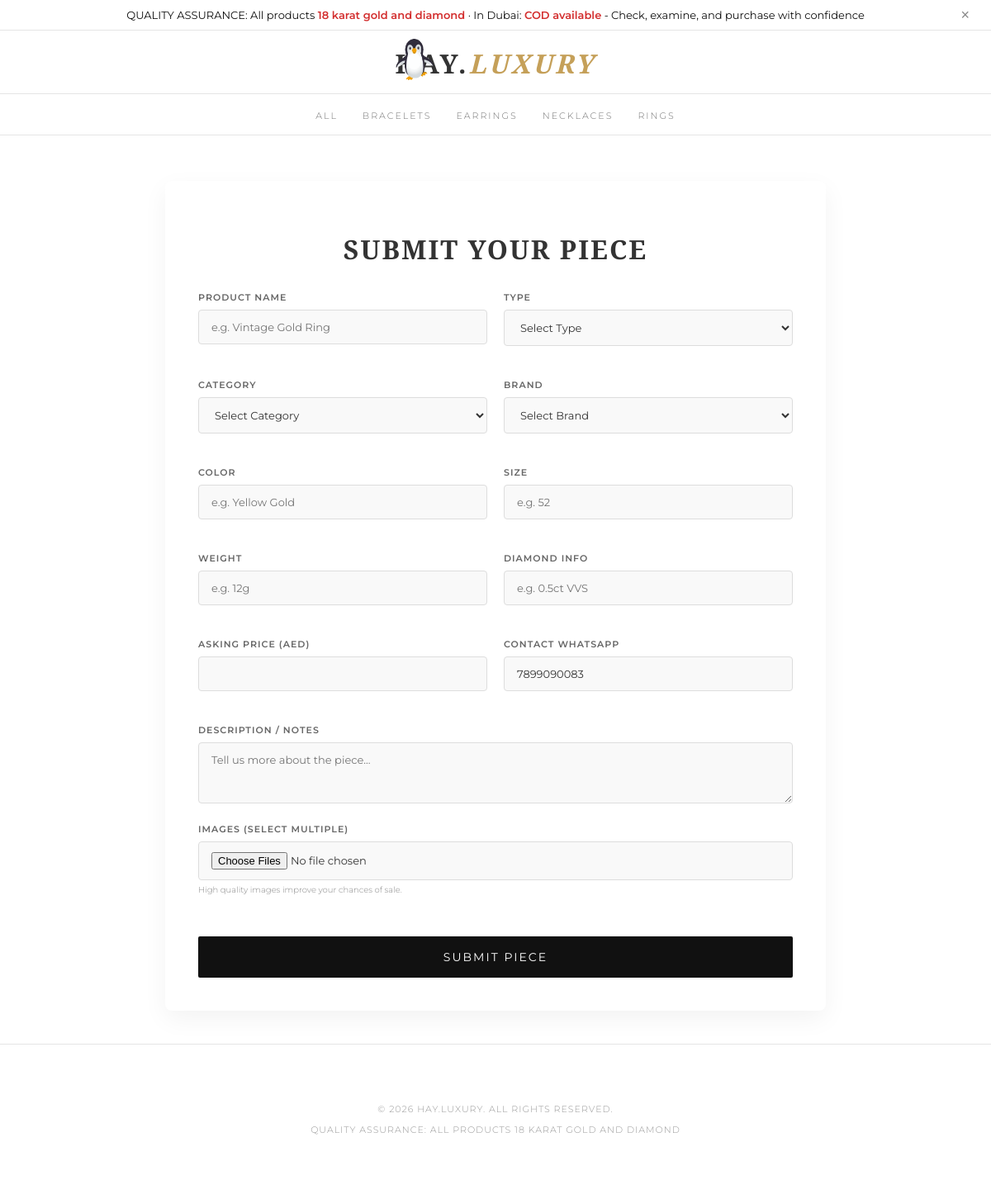
/submit_product.php, run on the app's committed database.
### tables this page shows
CREATE TABLE `categories` (
  `id` int(11) NOT NULL,
  `name` varchar(255) NOT NULL,
  `slug` varchar(255) NOT NULL,
  `created_at` timestamp NOT NULL DEFAULT current_timestamp()
);

### submit_product.php (the view, shortened to what this page needs)
<?php
include 'includes/header.php';
?>
<div class="product-table-container" style="max-width: 800px; margin: 40px auto; background: #fff; padding: 40px; border-radius: 8px; box-shadow: 0 10px 30px rgba(0,0,0,0.05);">
    <h1 style="font-family: var(--font-heading); text-align: center; margin-bottom: 30px; letter-spacing: 2px;">SUBMIT YOUR PIECE</h1>
    <form method="POST" enctype="multipart/form-data">
        <div style="display: grid; grid-template-columns: 1fr 1fr; gap: 20px;">
            <div class="form-group">
                <label>PRODUCT NAME</label>
                <input type="text" name="name" class="form-control" required placeholder="e.g. Vintage Gold Ring">
            </div>
            <div class="form-group">
                <label>TYPE</label>
                <select name="type" class="form-control" required>
                    <option value="">Select Type</option>
                </select>
            </div>
            <div class="form-group">
                <label>CATEGORY</label>
                <select name="category_id" class="form-control" required>
                    <option value="">Select Category</option>
                </select>
            </div>
            <div class="form-group">
                <label>BRAND</label>
                <select name="brand_id" class="form-control" required>
                    <option value="">Select Brand</option>
                </select>
            </div>
            <div class="form-group">
                <label>COLOR</label>
                <input type="text" name="color" class="form-control" placeholder="e.g. Yellow Gold">
            </div>
            <div class="form-group">
                <label>SIZE</label>
                <input type="text" name="size" class="form-control" placeholder="e.g. 52">
            </div>
            <div class="form-group">
                <label>WEIGHT</label>
                <input type="text" name="weight" class="form-control" placeholder="e.g. 12g">
            </div>
            <div class="form-group">
                <label>DIAMOND INFO</label>
                <input type="text" name="diamond_info" class="form-control" placeholder="e.g. 0.5ct VVS">
            </div>
            <div class="form-group">
                <label>ASKING PRICE (AED)</label>
                <input type="number" step="0.01" name="price" class="form-control" required>
            </div>
            <div class="form-group">
                <label>CONTACT WHATSAPP</label>
                <input type="text" name="whatsapp" class="form-control" required value="7899090083">
            </div>
        </div>
        <div class="form-group" style="margin-top: 20px;">
            <label>DESCRIPTION / NOTES</label>
            <textarea name="description" class="form-control" rows="3" placeholder="Tell us more about the piece..."></textarea>
        </div>
        <div class="form-group" style="margin-top: 20px;">
            <label>IMAGES (SELECT MULTIPLE)</label>
            <input type="file" name="images[]" class="form-control" required accept="image/*" multiple>
            <small style="color: #888; font-size: 10px; margin-top: 5px; display: block;">High quality images improve your chances of sale.</small>
        </div>
        <button type="submit" name="submit_product" class="btn" style="width: 100%; margin-top: 30px; height: 50px; font-size: 14px;">SUBMIT PIECE</button>
    </form>
</div>
<?php include 'includes/footer.php'; ?>

### includes/header.php (shortened to what this page needs)
<?php
include_once 'db.php';
?>
<!DOCTYPE html>
<html lang="en">
<head>
    <link rel="stylesheet" href="/hayluxury/assets/css/style.css?v=<?php echo time() + 3; ?>">
    <link rel="stylesheet" href="https://cdnjs.cloudflare.com/ajax/libs/font-awesome/6.0.0/css/all.min.css">
</head>
<body oncontextmenu="return false" onselectstart="return false" ondragstart="return false">
<div id="qa-banner" class="qa-banner">
    <div class="qa-text">
        QUALITY ASSURANCE: All products <span class="qa-highlight">18 karat gold and diamond</span> · In Dubai: <span class="qa-highlight">COD available</span> - Check, examine, and purchase with confidence
    </div>
    <button class="qa-close" onclick="document.getElementById('qa-banner').style.display='none'; document.body.style.paddingTop='0';">&times;</button>
</div>
<header>
    <div class="top-bar">
        <div class="logo-container">
            <div class="logo">HAY.<span>LUXURY</span></div>
            <img src="/hayluxury/penguin/peng.gif" alt="Penguin" class="penguin-mascot">
        </div>
    </div>
    <nav>
        <ul>
            <li><a href="/hayluxury/index.php" class="<?php echo basename($_SERVER['PHP_SELF']) == 'index.php' && !isset($_GET['cat']) ? 'active' : ''; ?>">All</a></li>
            <?php
            $cat_sql = "SELECT * FROM categories ORDER BY name";
            $cat_result = $conn->query($cat_sql);
            if ($cat_result->num_rows > 0) {
                while($cat_row = $cat_result->fetch_assoc()) {
                    $active = (isset($_GET['cat']) && $_GET['cat'] == $cat_row['id']) ? 'active' : '';
                    echo '<li><a href="/hayluxury/index.php?cat=' . $cat_row['id'] . '" class="' . $active . '">' . $cat_row['name'] . '</a></li>';
                }
            }
            ?>
        </ul>
    </nav>
</header>

### assets/css/style.css (style rules this page uses)
* { box-sizing: border-box; }
:root { --gold: #C5A059; --gold-dark: #A08040; --black: #111111; --dark-gray: #333333; --light-gray: #F9F9F9; --border-color: #E5E5E5; --white: #FFFFFF; --text-color: #333333; --font-heading: 'Playfair Display', serif; --font-body: 'Montserrat', sans-serif; }
body { font-family: var(--font-body); color: var(--text-color); margin: 0; padding: 0; background-color: var(--white); display: flex; flex-direction: column; min-height: 100vh; font-weight: 300; padding-top: 40px; -webkit-user-select: none; -ms-user-select: none; user-select: none; }
a { text-decoration: none; color: inherit; transition: all 0.3s ease; }
ul { list-style: none; padding: 0; margin: 0; }
.qa-banner { background-color: var(--white); color: var(--black); text-align: center; padding: 10px 20px; font-size: 13px; font-weight: 400; position: fixed; top: 0; left: 0; width: 100%; z-index: 1000; border-bottom: 1px solid var(--border-color); box-sizing: border-box; display: flex; justify-content: center; align-items: center; }
.qa-text { flex-grow: 1; }
.qa-highlight { color: #D32F2F; font-weight: 600; }
.qa-close { background: none; border: none; font-size: 18px; cursor: pointer; color: #888; position: absolute; right: 20px; }
header { background-color: var(--white); padding: 15px 0; position: relative; }
.top-bar { display: flex; justify-content: center; align-items: center; padding: 0 20px; margin-bottom: 15px; }
.logo-container { position: relative; display: inline-block; }
.logo { font-family: var(--font-heading); font-size: 28px; font-weight: 600; letter-spacing: 3px; text-transform: uppercase; position: relative; z-index: 10; }
.logo span { font-style: italic; color: var(--gold); }
.penguin-mascot { position: absolute; top: 8px; left: 0; width: 45px; height: auto; z-index: 20; animation: walk 8s linear infinite; pointer-events: none; }
nav { padding: 10px 0; }
nav ul { display: flex; justify-content: center; flex-wrap: wrap; gap: 20px; }
nav a { text-transform: uppercase; font-size: 11px; letter-spacing: 2px; color: #777; padding-bottom: 2px; border-bottom: 1px solid transparent; }
.logo { font-family: var(--font-heading); font-size: 32px; font-weight: 600; letter-spacing: 3px; text-transform: uppercase; position: relative; z-index: 10; }
.penguin-mascot { position: absolute; top: -8px; left: 0; width: 50px; height: 50px; z-index: 20; animation: walk 8s linear infinite; pointer-events: none; }
nav { border-top: 1px solid var(--border-color); border-bottom: 1px solid var(--border-color); padding: 15px 0; }
nav ul { display: flex; justify-content: center; flex-wrap: wrap; gap: 30px; }
.form-group { margin-bottom: 20px; }
.form-group label { display: block; margin-bottom: 8px; font-size: 11px; text-transform: uppercase; letter-spacing: 1px; color: #666; font-weight: 600; }
.form-control { width: 100%; padding: 12px 15px; border: 1px solid #ddd; border-radius: 4px; font-family: var(--font-body); font-size: 13px; color: #333; background-color: #f9f9f9; box-sizing: border-box; transition: border-color 0.3s; }
.btn { display: inline-block; background-color: var(--black); color: var(--white); padding: 12px 25px; border: none; border-radius: 2px; font-family: var(--font-body); font-size: 11px; text-transform: uppercase; letter-spacing: 2px; cursor: pointer; transition: background 0.3s; }
.product-table-container { width: 100%; padding: 20px 40px; overflow-x: auto; flex: 1; }

### data on the page
categories: name "BRACELETS"
categories: name "EARRINGS"
categories: name "NECKLACES"
categories: name "RINGS"
